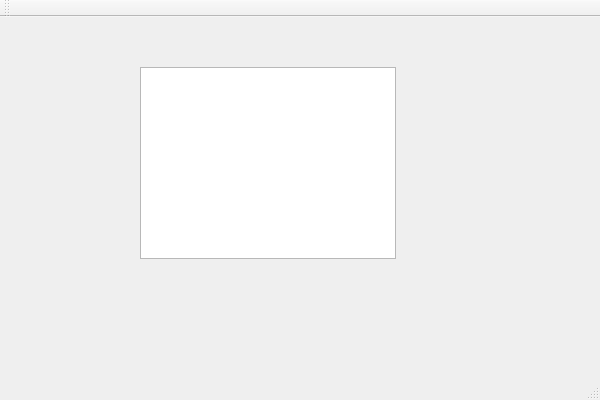
<?xml version="1.0" encoding="UTF-8"?>
<ui version="4.0">
 <class>RNP3Class</class>
 <widget class="QMainWindow" name="RNP3Class">
  <property name="geometry">
   <rect>
    <x>0</x>
    <y>0</y>
    <width>600</width>
    <height>400</height>
   </rect>
  </property>
  <property name="windowTitle">
   <string>RNP3</string>
  </property>
  <widget class="QWidget" name="centralWidget">
   <widget class="QTextBrowser" name="textBrowser">
    <property name="geometry">
     <rect>
      <x>140</x>
      <y>50</y>
      <width>256</width>
      <height>192</height>
     </rect>
    </property>
   </widget>
  </widget>
  <widget class="QMenuBar" name="menuBar">
   <property name="geometry">
    <rect>
     <x>0</x>
     <y>0</y>
     <width>600</width>
     <height>21</height>
    </rect>
   </property>
  </widget>
  <widget class="QToolBar" name="mainToolBar">
   <attribute name="toolBarArea">
    <enum>TopToolBarArea</enum>
   </attribute>
   <attribute name="toolBarBreak">
    <bool>false</bool>
   </attribute>
  </widget>
  <widget class="QStatusBar" name="statusBar"/>
 </widget>
 <layoutdefault spacing="6" margin="11"/>
 <resources>
  <include location="rnp3.qrc"/>
 </resources>
 <connections/>
</ui>
